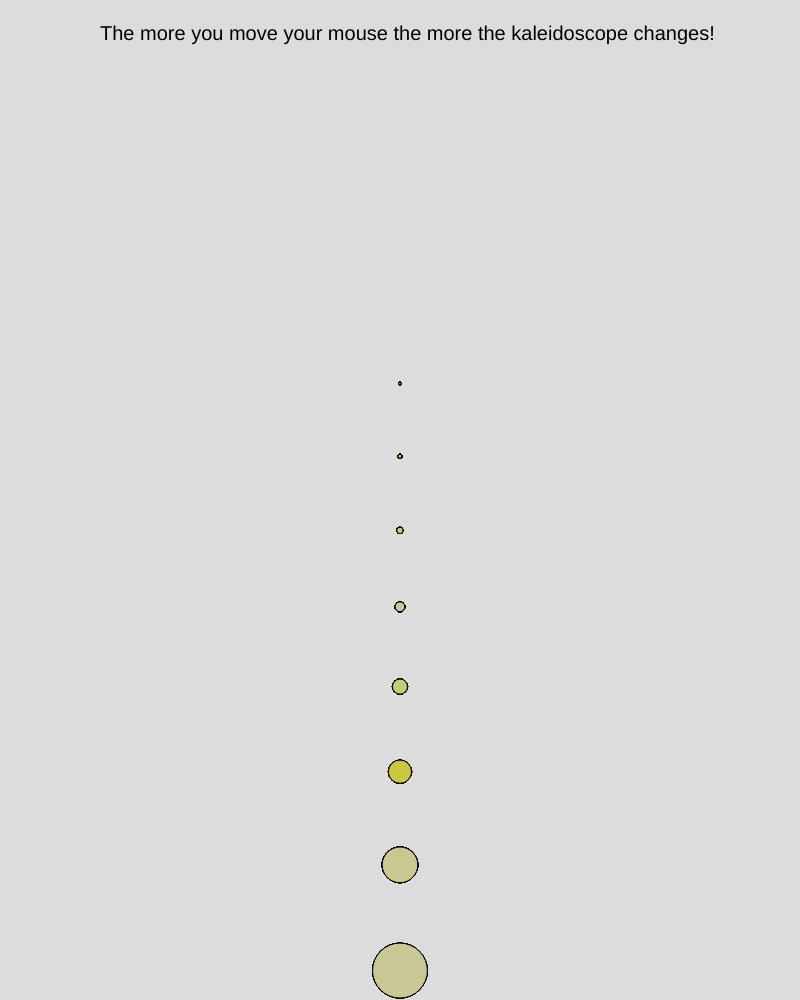
Frame 1 (no input)
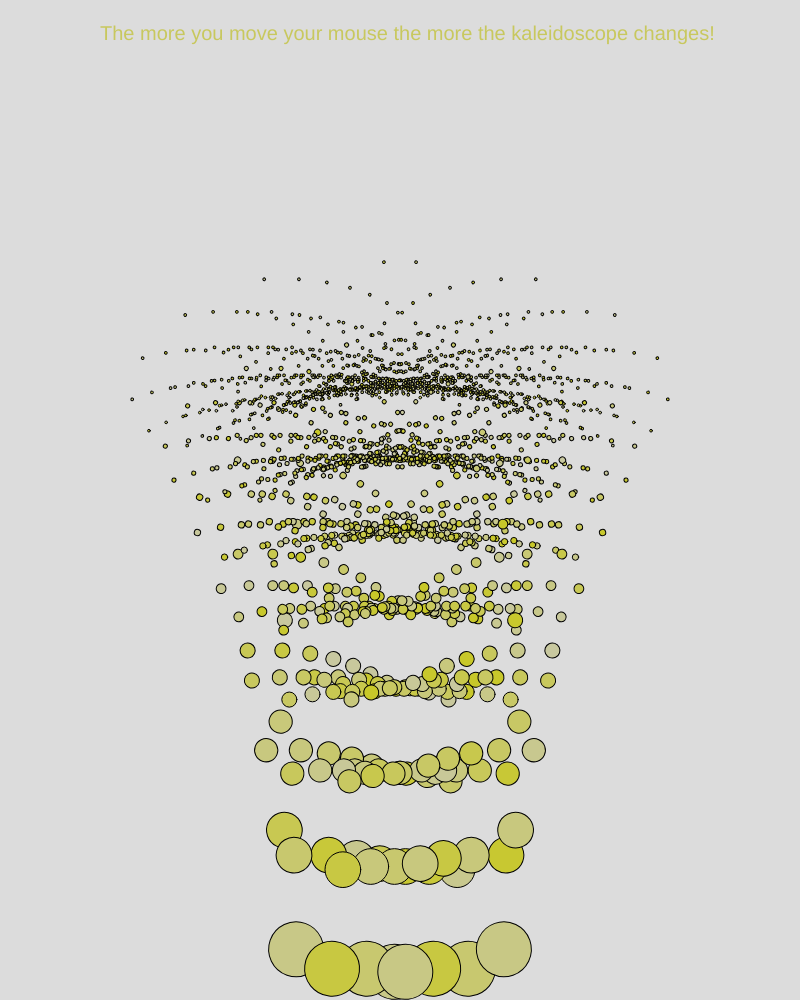
Frame 60 (no input)
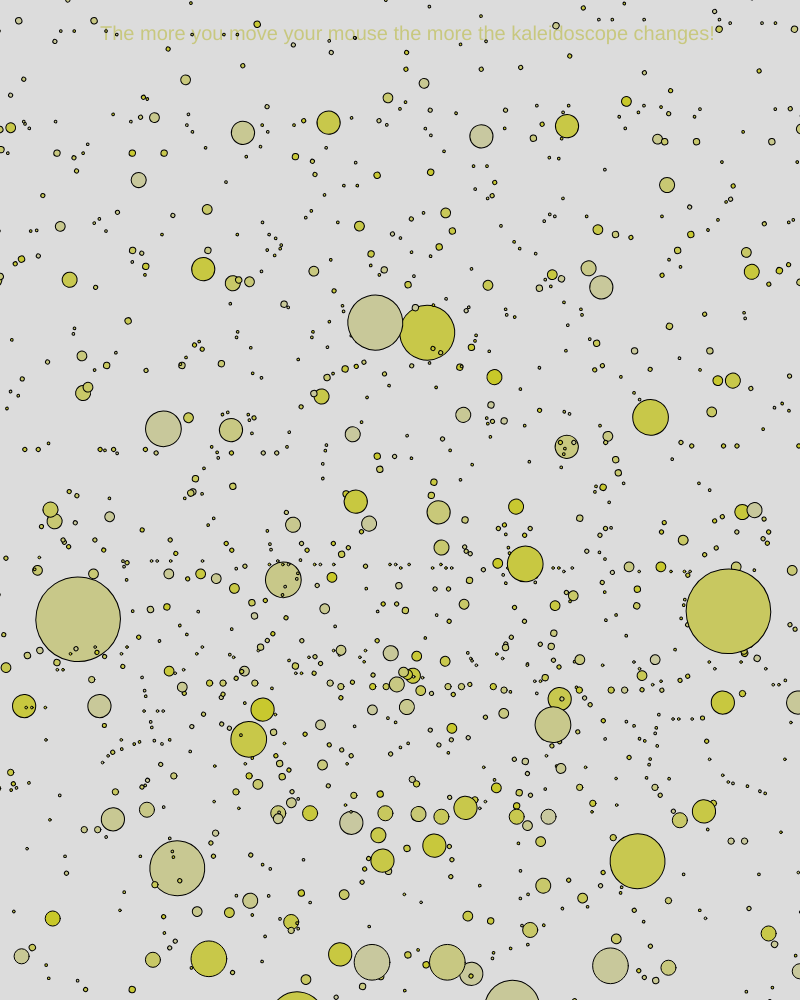
Frame 120 (the mouse pressed at the canvas centre since frame 60)

The p5.js sketch that drew these frames (run headless with seeded random() and noise() and a simulated clock; from frame 60 on, the mouse is pressed at the canvas centre):

// p5.js sketch
// ── sketch.js
let a; //angle
let r = 200; //red color
let g = 200; //blue color
let changeX = 450; //changes balls position over time
let changeY = 0;
let z = 0; //variable to test against mouseX
let y = 0; //variable to test against mouseY
let timer = 0; //variable to give balls more time to change
function setup() {
  createCanvas(800, 1000);
  angleMode(DEGREES);
  mouseX+=1 
  mouseY+=1 
  textSize(20);
}

function draw() {
  if (timer == 20) {
  let z = mouseX;
  let y = mouseY;
  }
  timer+=1
  background(220);
   text('The more you move your mouse the more the kaleidoscope changes!',100,40);
  translate(width/2, height);
  //line(width/2, height, width/2, height-200);
  spread(200);
  a = map(mouseX*2+100, 1, width, 1, 45);
  let g = mouseY/random(120);
  let r = mouseX/random(120);
  if (timer == 10) {
  if (z < mouseX) {
    changeX+=random(1);
  }
  if (z > mouseX) {
    changeX+=random(-1);
}
  if (y < mouseY) {
    changeY+=random(1);
  }
  if (y > mouseY) {
    changeY+=random(-1);
  }
    timer -= 10
  }
}

function spread (variability) {
  ellipse(changeY, changeX, -variability);
  variability *= 0.65;
  translate(changeY, -variability-70);
  if (variability > 2) {
    fill(r,g,random(40,160));
    push();
    rotate(a);
  spread(variability);
  pop();
  push();
  rotate(-a);
  spread(variability);
  pop();
  }
}
